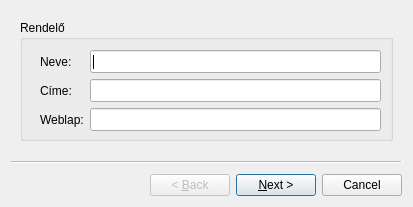
<?xml version="1.0" encoding="UTF-8"?>
<ui version="4.0">
 <class>settingWizard</class>
 <widget class="QWizard" name="settingWizard">
  <property name="geometry">
   <rect>
    <x>0</x>
    <y>0</y>
    <width>413</width>
    <height>204</height>
   </rect>
  </property>
  <property name="windowTitle">
   <string>Beállítások</string>
  </property>
  <widget class="QWizardPage" name="wizardPage1">
   <layout class="QGridLayout" name="gridLayout_4">
    <item row="0" column="0">
     <widget class="QGroupBox" name="groupBox">
      <property name="minimumSize">
       <size>
        <width>371</width>
        <height>121</height>
       </size>
      </property>
      <property name="title">
       <string>Rendelő</string>
      </property>
      <widget class="QWidget" name="layoutWidget">
       <property name="geometry">
        <rect>
         <x>20</x>
         <y>30</y>
         <width>341</width>
         <height>83</height>
        </rect>
       </property>
       <layout class="QGridLayout" name="gridLayout">
        <item row="0" column="0">
         <widget class="QLabel" name="label">
          <property name="text">
           <string>Neve:</string>
          </property>
         </widget>
        </item>
        <item row="0" column="1">
         <widget class="QLineEdit" name="lineEdit">
          <property name="minimumSize">
           <size>
            <width>281</width>
            <height>23</height>
           </size>
          </property>
          <property name="maximumSize">
           <size>
            <width>16777215</width>
            <height>23</height>
           </size>
          </property>
         </widget>
        </item>
        <item row="1" column="0">
         <widget class="QLabel" name="label_2">
          <property name="text">
           <string>Címe:</string>
          </property>
         </widget>
        </item>
        <item row="1" column="1">
         <widget class="QLineEdit" name="lineEdit_2">
          <property name="minimumSize">
           <size>
            <width>281</width>
            <height>23</height>
           </size>
          </property>
          <property name="maximumSize">
           <size>
            <width>16777215</width>
            <height>23</height>
           </size>
          </property>
         </widget>
        </item>
        <item row="2" column="0">
         <widget class="QLabel" name="label_3">
          <property name="text">
           <string>Weblap:</string>
          </property>
         </widget>
        </item>
        <item row="2" column="1">
         <widget class="QLineEdit" name="lineEdit_3">
          <property name="minimumSize">
           <size>
            <width>281</width>
            <height>23</height>
           </size>
          </property>
          <property name="maximumSize">
           <size>
            <width>16777215</width>
            <height>23</height>
           </size>
          </property>
         </widget>
        </item>
       </layout>
      </widget>
     </widget>
    </item>
   </layout>
  </widget>
  <widget class="QWizardPage" name="wizardPage2">
   <layout class="QGridLayout" name="gridLayout_3">
    <item row="0" column="0">
     <layout class="QGridLayout" name="gridLayout_2">
      <item row="0" column="0">
       <widget class="QLabel" name="label_4">
        <property name="text">
         <string>Az utolsó kezelésekben mutatott napok száma:</string>
        </property>
       </widget>
      </item>
      <item row="0" column="1">
       <widget class="QSpinBox" name="spinBox">
        <property name="minimumSize">
         <size>
          <width>0</width>
          <height>23</height>
         </size>
        </property>
        <property name="maximumSize">
         <size>
          <width>16777215</width>
          <height>23</height>
         </size>
        </property>
       </widget>
      </item>
     </layout>
    </item>
   </layout>
  </widget>
 </widget>
 <resources/>
 <connections/>
</ui>
